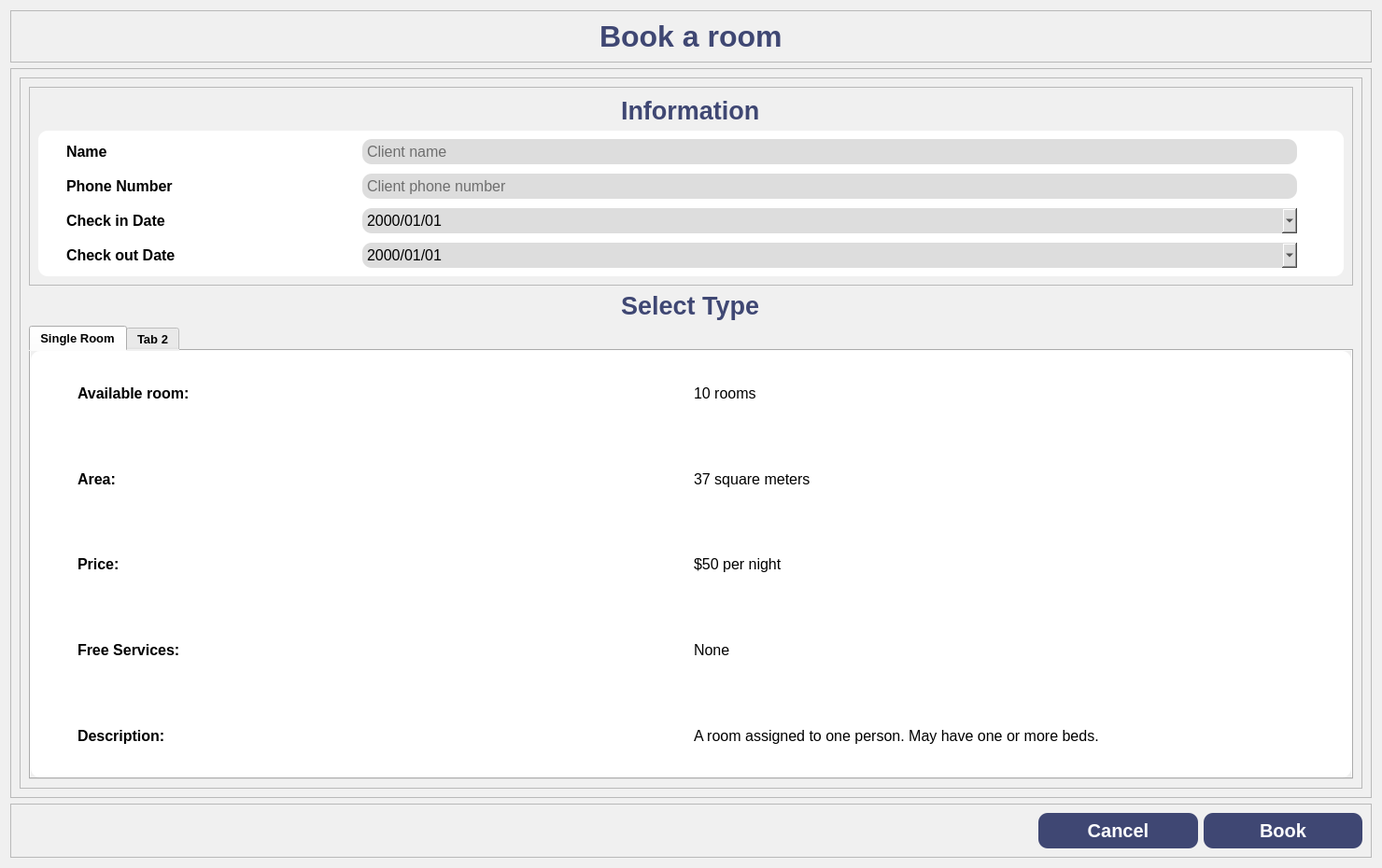
<?xml version="1.0" encoding="UTF-8"?>
<ui version="4.0">
 <class>Form</class>
 <widget class="QWidget" name="Form">
  <property name="geometry">
   <rect>
    <x>0</x>
    <y>0</y>
    <width>1480</width>
    <height>930</height>
   </rect>
  </property>
  <property name="sizePolicy">
   <sizepolicy hsizetype="Fixed" vsizetype="Fixed">
    <horstretch>0</horstretch>
    <verstretch>0</verstretch>
   </sizepolicy>
  </property>
  <property name="minimumSize">
   <size>
    <width>1480</width>
    <height>930</height>
   </size>
  </property>
  <property name="maximumSize">
   <size>
    <width>1480</width>
    <height>930</height>
   </size>
  </property>
  <property name="windowTitle">
   <string>Form</string>
  </property>
  <property name="styleSheet">
   <string notr="true">background-color: #f0f0f0;</string>
  </property>
  <layout class="QVBoxLayout" name="verticalLayout_3">
   <item>
    <widget class="QFrame" name="frame_7">
     <property name="frameShape">
      <enum>QFrame::StyledPanel</enum>
     </property>
     <property name="frameShadow">
      <enum>QFrame::Raised</enum>
     </property>
     <layout class="QHBoxLayout" name="horizontalLayout_3">
      <item alignment="Qt::AlignHCenter">
       <widget class="QLabel" name="label_18">
        <property name="font">
         <font>
          <pointsize>24</pointsize>
          <weight>75</weight>
          <bold>true</bold>
         </font>
        </property>
        <property name="styleSheet">
         <string notr="true">color: #3f4773;</string>
        </property>
        <property name="text">
         <string>Book a room</string>
        </property>
       </widget>
      </item>
     </layout>
    </widget>
   </item>
   <item>
    <widget class="QFrame" name="frame_5">
     <property name="frameShape">
      <enum>QFrame::StyledPanel</enum>
     </property>
     <property name="frameShadow">
      <enum>QFrame::Raised</enum>
     </property>
     <layout class="QHBoxLayout" name="horizontalLayout_2">
      <item>
       <widget class="QFrame" name="frame_4">
        <property name="frameShape">
         <enum>QFrame::StyledPanel</enum>
        </property>
        <property name="frameShadow">
         <enum>QFrame::Raised</enum>
        </property>
        <layout class="QVBoxLayout" name="verticalLayout_2">
         <item>
          <widget class="QFrame" name="frame_3">
           <property name="frameShape">
            <enum>QFrame::StyledPanel</enum>
           </property>
           <property name="frameShadow">
            <enum>QFrame::Raised</enum>
           </property>
           <layout class="QVBoxLayout" name="verticalLayout">
            <item alignment="Qt::AlignHCenter|Qt::AlignTop">
             <widget class="QLabel" name="label_16">
              <property name="font">
               <font>
                <pointsize>20</pointsize>
                <weight>75</weight>
                <bold>true</bold>
               </font>
              </property>
              <property name="styleSheet">
               <string notr="true">color: #3f4773;</string>
              </property>
              <property name="text">
               <string>Information</string>
              </property>
             </widget>
            </item>
            <item>
             <widget class="QFrame" name="frame">
              <property name="styleSheet">
               <string notr="true">background-color: white; border-radius: 10;</string>
              </property>
              <property name="frameShape">
               <enum>QFrame::StyledPanel</enum>
              </property>
              <property name="frameShadow">
               <enum>QFrame::Raised</enum>
              </property>
              <layout class="QGridLayout" name="gridLayout">
               <property name="leftMargin">
                <number>30</number>
               </property>
               <property name="rightMargin">
                <number>50</number>
               </property>
               <property name="horizontalSpacing">
                <number>200</number>
               </property>
               <property name="verticalSpacing">
                <number>10</number>
               </property>
               <item row="2" column="0">
                <widget class="QLabel" name="label">
                 <property name="font">
                  <font>
                   <pointsize>12</pointsize>
                   <weight>75</weight>
                   <bold>true</bold>
                  </font>
                 </property>
                 <property name="text">
                  <string>Name</string>
                 </property>
                 <property name="margin">
                  <number>15</number>
                 </property>
                </widget>
               </item>
               <item row="4" column="1">
                <widget class="QDateEdit" name="inDateLine">
                 <property name="font">
                  <font>
                   <pointsize>12</pointsize>
                  </font>
                 </property>
                 <property name="styleSheet">
                  <string notr="true">background-color: #dddddd; padding: 3px;</string>
                 </property>
                 <property name="displayFormat">
                  <string>yyyy/MM/dd</string>
                 </property>
                 <property name="calendarPopup">
                  <bool>true</bool>
                 </property>
                 <property name="timeSpec">
                  <enum>Qt::UTC</enum>
                 </property>
                </widget>
               </item>
               <item row="2" column="1">
                <widget class="QLineEdit" name="nameLine">
                 <property name="font">
                  <font>
                   <pointsize>12</pointsize>
                  </font>
                 </property>
                 <property name="styleSheet">
                  <string notr="true">background-color: #dddddd; padding: 3px;</string>
                 </property>
                 <property name="text">
                  <string/>
                 </property>
                 <property name="placeholderText">
                  <string>Client name</string>
                 </property>
                 <property name="clearButtonEnabled">
                  <bool>true</bool>
                 </property>
                </widget>
               </item>
               <item row="3" column="1">
                <widget class="QLineEdit" name="phoneLine">
                 <property name="font">
                  <font>
                   <pointsize>12</pointsize>
                  </font>
                 </property>
                 <property name="styleSheet">
                  <string notr="true">background-color: #dddddd; padding: 3px;</string>
                 </property>
                 <property name="placeholderText">
                  <string>Client phone number</string>
                 </property>
                 <property name="clearButtonEnabled">
                  <bool>true</bool>
                 </property>
                </widget>
               </item>
               <item row="5" column="1">
                <widget class="QDateEdit" name="outDateLine">
                 <property name="font">
                  <font>
                   <pointsize>12</pointsize>
                  </font>
                 </property>
                 <property name="styleSheet">
                  <string notr="true">background-color: #dddddd; padding: 3px;</string>
                 </property>
                 <property name="displayFormat">
                  <string>yyyy/MM/dd</string>
                 </property>
                 <property name="calendarPopup">
                  <bool>true</bool>
                 </property>
                 <property name="timeSpec">
                  <enum>Qt::UTC</enum>
                 </property>
                </widget>
               </item>
               <item row="3" column="0">
                <widget class="QLabel" name="label_3">
                 <property name="font">
                  <font>
                   <pointsize>12</pointsize>
                   <weight>75</weight>
                   <bold>true</bold>
                  </font>
                 </property>
                 <property name="text">
                  <string>Phone Number</string>
                 </property>
                 <property name="margin">
                  <number>15</number>
                 </property>
                </widget>
               </item>
               <item row="4" column="0">
                <widget class="QLabel" name="label_4">
                 <property name="font">
                  <font>
                   <pointsize>12</pointsize>
                   <weight>75</weight>
                   <bold>true</bold>
                  </font>
                 </property>
                 <property name="text">
                  <string>Check in Date</string>
                 </property>
                 <property name="margin">
                  <number>15</number>
                 </property>
                </widget>
               </item>
               <item row="5" column="0">
                <widget class="QLabel" name="label_5">
                 <property name="font">
                  <font>
                   <pointsize>12</pointsize>
                   <weight>75</weight>
                   <bold>true</bold>
                  </font>
                 </property>
                 <property name="text">
                  <string>Check out Date</string>
                 </property>
                 <property name="margin">
                  <number>15</number>
                 </property>
                </widget>
               </item>
              </layout>
             </widget>
            </item>
           </layout>
          </widget>
         </item>
         <item alignment="Qt::AlignHCenter">
          <widget class="QLabel" name="label_17">
           <property name="font">
            <font>
             <pointsize>20</pointsize>
             <weight>75</weight>
             <bold>true</bold>
            </font>
           </property>
           <property name="styleSheet">
            <string notr="true">color: #3f4773;</string>
           </property>
           <property name="text">
            <string>Select Type</string>
           </property>
          </widget>
         </item>
         <item>
          <widget class="QTabWidget" name="roomTypeTabWidget">
           <property name="font">
            <font>
             <pointsize>10</pointsize>
             <weight>75</weight>
             <bold>true</bold>
            </font>
           </property>
           <property name="styleSheet">
            <string notr="true">background-color: #f0f0f0;</string>
           </property>
           <property name="inputMethodHints">
            <set>Qt::ImhDialableCharactersOnly</set>
           </property>
           <property name="tabPosition">
            <enum>QTabWidget::North</enum>
           </property>
           <property name="currentIndex">
            <number>0</number>
           </property>
           <property name="tabBarAutoHide">
            <bool>true</bool>
           </property>
           <widget class="QWidget" name="singleRoom">
            <attribute name="title">
             <string>Single Room</string>
            </attribute>
            <layout class="QVBoxLayout" name="verticalLayout_4">
             <property name="spacing">
              <number>0</number>
             </property>
             <property name="leftMargin">
              <number>0</number>
             </property>
             <property name="topMargin">
              <number>0</number>
             </property>
             <property name="rightMargin">
              <number>0</number>
             </property>
             <property name="bottomMargin">
              <number>0</number>
             </property>
             <item>
              <widget class="QFrame" name="roomTypeFrame">
               <property name="font">
                <font>
                 <pointsize>12</pointsize>
                 <weight>75</weight>
                 <bold>true</bold>
                </font>
               </property>
               <property name="styleSheet">
                <string notr="true">background-color: white; border-radius: 10;</string>
               </property>
               <property name="frameShape">
                <enum>QFrame::StyledPanel</enum>
               </property>
               <property name="frameShadow">
                <enum>QFrame::Raised</enum>
               </property>
               <layout class="QGridLayout" name="gridLayout_2">
                <property name="leftMargin">
                 <number>50</number>
                </property>
                <property name="rightMargin">
                 <number>50</number>
                </property>
                <property name="verticalSpacing">
                 <number>20</number>
                </property>
                <item row="2" column="1">
                 <widget class="QLabel" name="price">
                  <property name="font">
                   <font>
                    <pointsize>12</pointsize>
                    <weight>50</weight>
                    <bold>false</bold>
                   </font>
                  </property>
                  <property name="text">
                   <string>$50 per night</string>
                  </property>
                 </widget>
                </item>
                <item row="4" column="0">
                 <widget class="QLabel" name="label_14">
                  <property name="font">
                   <font>
                    <pointsize>12</pointsize>
                    <weight>75</weight>
                    <bold>true</bold>
                   </font>
                  </property>
                  <property name="text">
                   <string>Description:</string>
                  </property>
                 </widget>
                </item>
                <item row="3" column="0">
                 <widget class="QLabel" name="label_9">
                  <property name="font">
                   <font>
                    <pointsize>12</pointsize>
                    <weight>75</weight>
                    <bold>true</bold>
                   </font>
                  </property>
                  <property name="text">
                   <string>Free Services:</string>
                  </property>
                 </widget>
                </item>
                <item row="0" column="0">
                 <widget class="QLabel" name="label_11">
                  <property name="font">
                   <font>
                    <pointsize>12</pointsize>
                    <weight>75</weight>
                    <bold>true</bold>
                   </font>
                  </property>
                  <property name="text">
                   <string>Available room:</string>
                  </property>
                 </widget>
                </item>
                <item row="1" column="0">
                 <widget class="QLabel" name="label_2">
                  <property name="font">
                   <font>
                    <pointsize>12</pointsize>
                    <weight>75</weight>
                    <bold>true</bold>
                   </font>
                  </property>
                  <property name="text">
                   <string>Area:</string>
                  </property>
                 </widget>
                </item>
                <item row="1" column="1">
                 <widget class="QLabel" name="area">
                  <property name="font">
                   <font>
                    <pointsize>12</pointsize>
                    <weight>50</weight>
                    <bold>false</bold>
                   </font>
                  </property>
                  <property name="text">
                   <string>37 square meters</string>
                  </property>
                 </widget>
                </item>
                <item row="2" column="0">
                 <widget class="QLabel" name="label_7">
                  <property name="font">
                   <font>
                    <pointsize>12</pointsize>
                    <weight>75</weight>
                    <bold>true</bold>
                   </font>
                  </property>
                  <property name="text">
                   <string>Price:</string>
                  </property>
                 </widget>
                </item>
                <item row="4" column="1">
                 <widget class="QLabel" name="description">
                  <property name="font">
                   <font>
                    <pointsize>12</pointsize>
                    <weight>50</weight>
                    <bold>false</bold>
                   </font>
                  </property>
                  <property name="text">
                   <string>A room assigned to one person. May have one or more beds.</string>
                  </property>
                  <property name="wordWrap">
                   <bool>true</bool>
                  </property>
                 </widget>
                </item>
                <item row="3" column="1">
                 <widget class="QLabel" name="services">
                  <property name="font">
                   <font>
                    <pointsize>12</pointsize>
                    <weight>50</weight>
                    <bold>false</bold>
                   </font>
                  </property>
                  <property name="text">
                   <string>None</string>
                  </property>
                 </widget>
                </item>
                <item row="0" column="1">
                 <widget class="QLabel" name="availroom">
                  <property name="font">
                   <font>
                    <pointsize>12</pointsize>
                    <weight>50</weight>
                    <bold>false</bold>
                   </font>
                  </property>
                  <property name="text">
                   <string>10 rooms</string>
                  </property>
                 </widget>
                </item>
               </layout>
              </widget>
             </item>
            </layout>
           </widget>
           <widget class="QWidget" name="doubleRoom">
            <attribute name="title">
             <string>Tab 2</string>
            </attribute>
           </widget>
          </widget>
         </item>
        </layout>
       </widget>
      </item>
     </layout>
    </widget>
   </item>
   <item>
    <widget class="QFrame" name="frame_2">
     <property name="frameShape">
      <enum>QFrame::StyledPanel</enum>
     </property>
     <property name="frameShadow">
      <enum>QFrame::Raised</enum>
     </property>
     <layout class="QGridLayout" name="gridLayout_3">
      <property name="leftMargin">
       <number>1100</number>
      </property>
      <item row="0" column="0">
       <widget class="QPushButton" name="cancelBtn">
        <property name="styleSheet">
         <string notr="true">QPushButton
{
  	border-style: none;
	color: white;
	font-size: 20px;
	font-weight: bold;
	background-color: #3f4773;
	border-radius: 10;
	padding: 7;
}
QPushButton:hover
{
  	background-color:#485187;
}</string>
        </property>
        <property name="text">
         <string>Cancel</string>
        </property>
       </widget>
      </item>
      <item row="0" column="1">
       <widget class="QPushButton" name="bookBtn">
        <property name="styleSheet">
         <string notr="true">QPushButton
{
  	border-style: none;
	color: white;
	font-size: 20px;
	font-weight: bold;
	background-color: #3f4773;
	border-radius: 10;
	padding: 7;
}
QPushButton:hover
{
  	background-color:#485187;
}</string>
        </property>
        <property name="text">
         <string>Book</string>
        </property>
        <property name="flat">
         <bool>false</bool>
        </property>
       </widget>
      </item>
     </layout>
    </widget>
   </item>
  </layout>
 </widget>
 <resources/>
 <connections/>
</ui>
